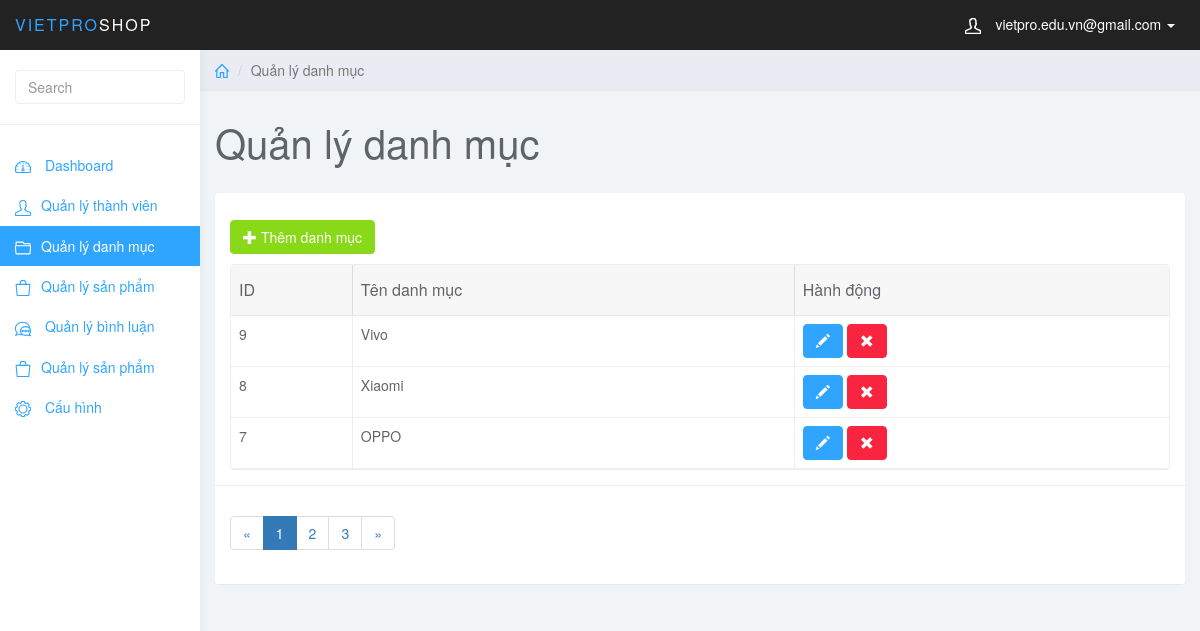
/admin/index.php?page_layout=category (signed in), run on the app's committed database.
### tables this page shows
CREATE TABLE `category` (
  `cat_id` int(11) NOT NULL,
  `cat_name` varchar(255) NOT NULL
);

### admin/category.php (the view, shortened to what this page needs)
<?php
if(isset($_GET['page'])){
	$page = $_GET['page'];
}else{
	$page =1;
}
$row_per_page = 3;
$per_row = $page*$row_per_page - $row_per_page;
$total_row = mysqli_num_rows(mysqli_query($conn,"SELECT * FROM category"));
$total_page = ceil($total_row/$row_per_page);
$list_page = '';
$page_prev = $page -1;
if($page_prev <= 0){
	$page_prev = 1;
}
$list_page.='<li class="page-item"><a class="page-link" href="index.php?page_layout=category&page='.$page_prev.'">&laquo;</a></li>';
for($i=1;$i<=$total_page; $i++){
	if($i == $page){
		$active = 'active';
	}else{
		$active = '';
	}
	$list_page.=' <li class="page-item '.$active.'"><a class="page-link '.$active.'" href="index.php?page_layout=category&page='.$i.'">'.$i.'</a></li>';
}
$page_next = $page +1;
$list_page.='<li class="page-item"><a class="page-link" href="index.php?page_layout=category&page='.$page_next.'">&raquo;</a></li>';
$sql = "SELECT * FROM category ORDER BY cat_id DESC LIMIT $per_row,$row_per_page";
$query=mysqli_query($conn,$sql);
?>
<div class="col-sm-9 col-sm-offset-3 col-lg-10 col-lg-offset-2 main">
	<div class="row">
		<ol class="breadcrumb">
			<li><a href="#"><svg class="glyph stroked home">
						<use xlink:href="#stroked-home"></use>
					</svg></a></li>
			<li class="active">Quản lý danh mục</li>
		</ol>
	</div>
	<div class="row">
		<div class="col-lg-12">
			<h1 class="page-header">Quản lý danh mục</h1>
		</div>
	</div>
	<div id="toolbar" class="btn-group">
		<a href="index.php?page_layout=add_category" class="btn btn-success">
			<i class="glyphicon glyphicon-plus"></i> Thêm danh mục
		</a>
	</div>
	<div class="row">
		<div class="col-md-12">
			<div class="panel panel-default">
				<div class="panel-body">
					<table data-toolbar="#toolbar" data-toggle="table">
						<thead>
							<tr>
								<th data-field="id" data-sortable="true">ID</th>
								<th>Tên danh mục</th>
								<th>Hành động</th>
							</tr>
						</thead>
						<tbody>
						<?php
						while($row=mysqli_fetch_array($query)){
						?>
							<tr>
								<td style=""><?= $row['cat_id'] ?></td>
								<td style=""><?= $row['cat_name']?></td>
								<td class="form-group">
									<a href="index.php?page_layout=edit_category&cat_id=<?=$row['cat_id'] ?>" class="btn btn-primary"><i class="glyphicon glyphicon-pencil"></i></a>
									<a href="del_category.php?cat_id=<?= $row['cat_id'] ?>" class="btn btn-danger"><i class="glyphicon glyphicon-remove"></i></a>
								</td>
							</tr>
						<?php } ?>
						</tbody>
					</table>
				</div>
				<div class="panel-footer">
					<nav aria-label="Page navigation example">
						<ul class="pagination">
						<?= $list_page; ?>
						</ul>
					</nav>
				</div>
			</div>
		</div>
	</div>
</div>

### admin/css/styles.css (style rules this page uses)
body { background: #f1f4f7; padding-top: 50px; color: #5f6468; }
a, a:hover, a:focus { color: #30a5ff; }
h1, h2, h3, h4, h5, h6 { color: #5f6468; }
h1 { font-weight: 300; font-size: 40px; }
.btn-primary, .btn-primary:hover, .btn-primary:focus, .btn-primary:active, .btn-primary.active, .open > .dropdown-toggle.btn-primary, .btn-primary.disabled, .btn-primary[disabled], fieldset[disabled] .btn-primary, .btn-primary.disabled:hover, .btn-primary[disabled]:hover, fieldset[disabled] .btn-primary:hover, .btn-primary.disabled:focus, .btn-primary[disabled]:focus, fieldset[disabled] .btn-primary:focus, .btn-primary.disabled:active, .btn-primary[disabled]:active, fieldset[disabled] .btn-primary:active, .btn-primary.disabled.active, .btn-primary[disabled].active, fieldset[disabled] .btn-primary.active { background-color: #30a5ff; border-color: #30a5ff; }
.btn-success, .btn-success:hover, .btn-success:focus, .btn-success:active, .btn-success.active, .open > .dropdown-toggle.btn-success, .btn-success.disabled, .btn-success[disabled], fieldset[disabled] .btn-success, .btn-success.disabled:hover, .btn-success[disabled]:hover, fieldset[disabled] .btn-success:hover, .btn-success.disabled:focus, .btn-success[disabled]:focus, fieldset[disabled] .btn-success:focus, .btn-success.disabled:active, .btn-success[disabled]:active, fieldset[disabled] .btn-success:active, .btn-success.disabled.active, .btn-success[disabled].active, fieldset[disabled] .btn-success.active { background-color: #8ad919; border-color: #8ad919; }
.btn-danger, .btn-danger:hover, .btn-danger:focus, .btn-danger:active, .btn-danger.active, .open > .dropdown-toggle.btn-danger, .btn-danger.disabled, .btn-danger[disabled], fieldset[disabled] .btn-danger, .btn-danger.disabled:hover, .btn-danger[disabled]:hover, fieldset[disabled] .btn-danger:hover, .btn-danger.disabled:focus, .btn-danger[disabled]:focus, fieldset[disabled] .btn-danger:focus, .btn-danger.disabled:active, .btn-danger[disabled]:active, fieldset[disabled] .btn-danger:active, .btn-danger.disabled.active, .btn-danger[disabled].active, fieldset[disabled] .btn-danger.active { background-color: #f9243f; border-color: #f9243f; }
.panel { border: 0; }
.panel-footer { background: #fff; border-top: 1px solid #eee; }
.breadcrumb { border-radius: 0; padding: 10px 15px; background: #e9ecf2; box-shadow: 0 1px 1px rgba(0, 0, 0, .05); margin: 0 ; }
h1.page-header { margin-top: 30px; border-bottom: 0; }
.table { background: #fff; }
.breadcrumb .glyph { height: 14px; width: 14px; margin: -2px 0 0 0; stroke-width: 4px; }

### data on the page
category: cat_id "9", cat_name "Vivo"
category: cat_id "8", cat_name "Xiaomi"
category: cat_id "7", cat_name "OPPO"

### other printed values
$_SESSION['mail'] "vietpro.edu.vn@gmail.com"
